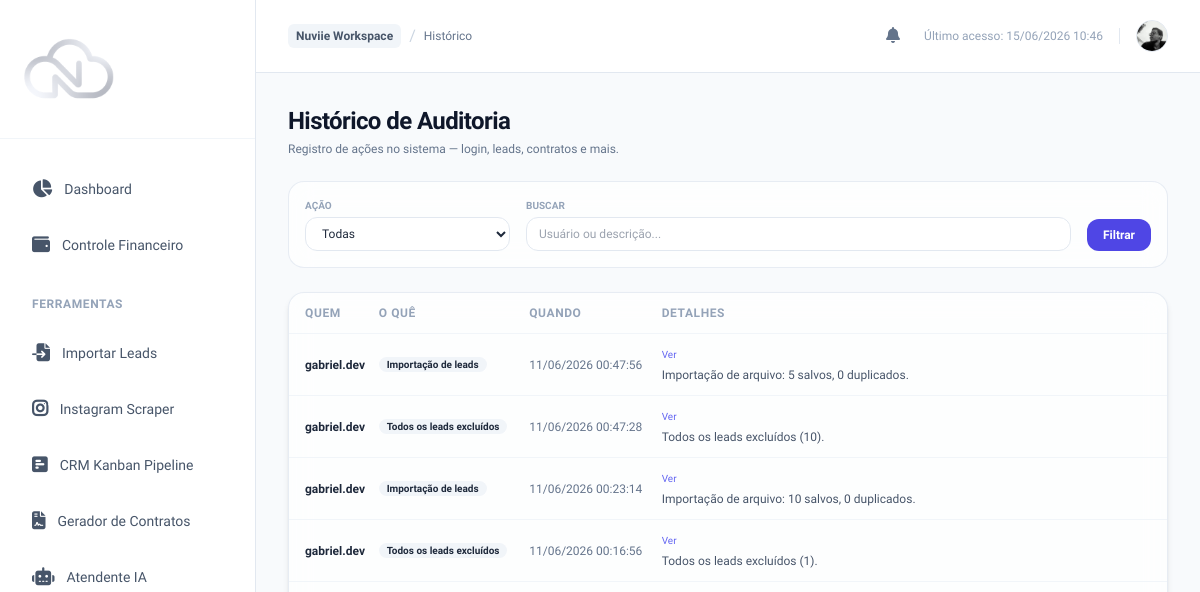
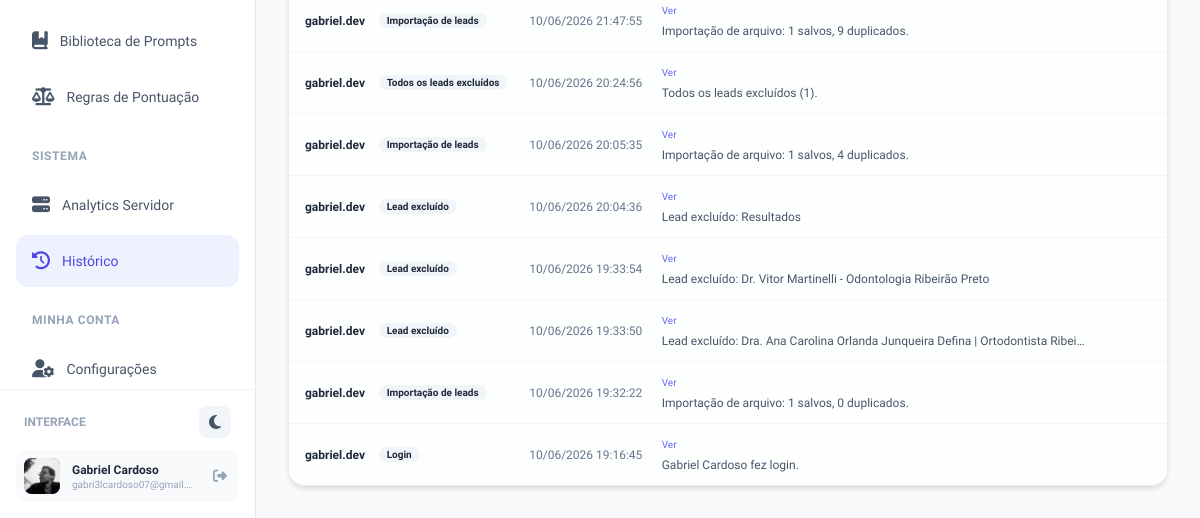
The page /audit/history/ (signed in) on the database as committed earlier (2 pictures, top to bottom).
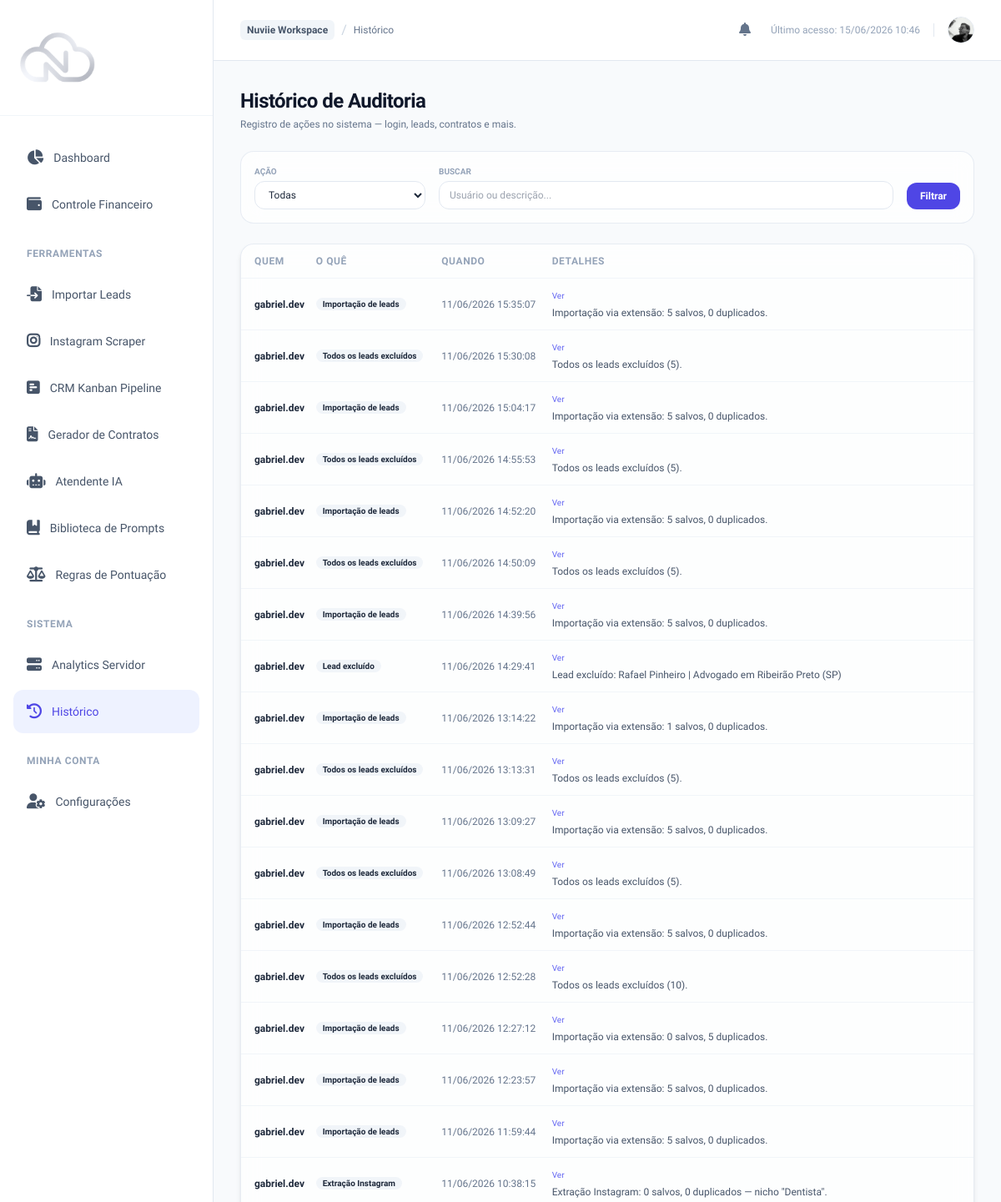
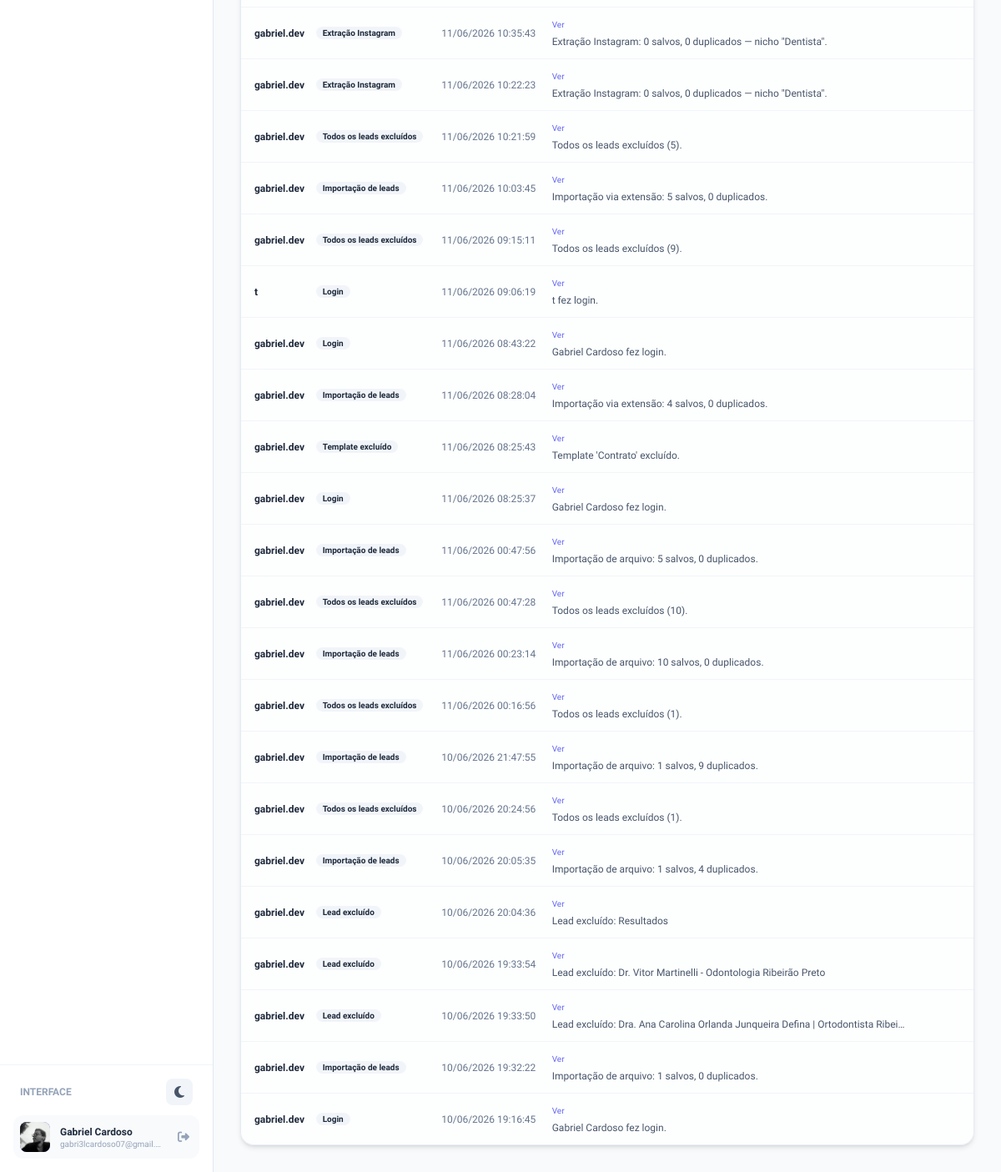
The same page on the database as committed later (2 pictures, top to bottom).
### audit/models.py (models this page shows, shortened)
class ActivityLog(models.Model):
    ACTION_CHOICES = [
        ('login', 'Login'),
        ('logout', 'Logout'),
        ('register', 'Cadastro'),
        ('face_register', 'Cadastro facial'),
        ('lead_create', 'Lead criado'),
        ('lead_update', 'Lead atualizado'),
        ('lead_delete', 'Lead excluído'),
        ('lead_bulk_delete', 'Leads excluídos em massa'),
        ('lead_delete_all', 'Todos os leads excluídos'),
        ('lead_import', 'Importação de leads'),
        ('lead_export', 'Exportação de leads'),
        ('instagram_scrape', 'Extração Instagram'),
        ('contract_template_upload', 'Template de contrato enviado'),
        ('contract_template_delete', 'Template excluído'),
        ('contract_generate', 'Contrato gerado'),
        ('contract_download', 'Contrato baixado'),
        ('contract_delete', 'Contrato excluído'),
    ]
    user = models.ForeignKey(
        settings.AUTH_USER_MODEL,
        on_delete=models.SET_NULL,
        null=True,
        blank=True,
        related_name='activity_logs',
    )
    action = models.CharField(max_length=50, choices=ACTION_CHOICES)
    entity_type = models.CharField(max_length=50, blank=True, null=True)
    entity_id = models.CharField(max_length=64, blank=True, null=True)
    description = models.TextField()
    metadata = models.JSONField(default=dict, blank=True)
    ip_address = models.GenericIPAddressField(null=True, blank=True)
    created_at = models.DateTimeField(auto_now_add=True)
    class Meta:
        ordering = ['-created_at']
        indexes = [
            models.Index(fields=['-created_at']),
            models.Index(fields=['action']),
            models.Index(fields=['user', '-created_at']),
        ]

### authentication/models.py (models this page shows, shortened)
class CustomUser(AbstractUser):
    email = models.EmailField(unique=True)
    phone_number = models.CharField(max_length=20, blank=True, null=True, unique=True)
    profile_picture = models.ImageField(upload_to='profile_pics/', blank=True, null=True)
    whatsapp_otp = models.CharField(max_length=6, blank=True, null=True)
    whatsapp_otp_created_at = models.DateTimeField(blank=True, null=True)
    face_encoding = models.BinaryField(null=True, blank=True)
    face_login_enabled = models.BooleanField(default=False)
    USERNAME_FIELD = 'email'
    REQUIRED_FIELDS = ['username']

### audit/views.py (the view)
# urls.py: path('history/', views.history_view, name='audit_history'),
@login_required
def history_view(request):
    qs = ActivityLog.objects.select_related('user').all()
    action = request.GET.get('action', '').strip()
    search = request.GET.get('search', '').strip()
    if action:
        qs = qs.filter(action=action)
    if search:
        qs = qs.filter(
            Q(description__icontains=search)
            | Q(user__username__icontains=search)
            | Q(user__email__icontains=search)
        )
    paginator = Paginator(qs, 50)
    page = paginator.get_page(request.GET.get('page'))
    return render(request, 'audit/history.html', {
        'current_page': 'audit_history',
        'logs': page,
        'action_choices': ActivityLog.ACTION_CHOICES,
        'selected_action': action,
        'search': search,
    })

### templates/audit/history.html (shortened to what this page needs)
{% extends 'base.html' %}
{% block content %}
<div class="space-y-6">
    <div>
        <h1 class="text-2xl font-bold tracking-tight text-slate-900 dark:text-white">Histórico de Auditoria</h1>
        <p class="text-xs text-slate-500 dark:text-slate-400 mt-1">Registro de ações no sistema — login, leads, contratos e mais.</p>
    </div>
    <form method="GET" class="glass-panel rounded-2xl p-4 flex flex-wrap items-end gap-4">
        <div>
            <label class="block text-[10px] font-semibold text-slate-400 uppercase mb-1">Ação</label>
            <select name="action" class="bg-white dark:bg-slate-900 border border-slate-200 dark:border-slate-800 rounded-xl px-3 py-2 text-xs">
                <option value="">Todas</option>
            </select>
        </div>
        <div class="flex-1 min-w-[200px]">
            <label class="block text-[10px] font-semibold text-slate-400 uppercase mb-1">Buscar</label>
            <input type="text" name="search" value="{{ search }}" placeholder="Usuário ou descrição..."
                   class="w-full bg-white dark:bg-slate-900 border border-slate-200 dark:border-slate-800 rounded-xl px-3 py-2 text-xs">
        </div>
        <button type="submit" class="px-4 py-2 bg-indigo-600 hover:bg-indigo-700 text-white rounded-xl text-xs font-semibold">Filtrar</button>
    </form>
    <div class="glass-panel rounded-2xl overflow-hidden shadow-md">
        <div class="overflow-x-auto">
            <table class="w-full text-left text-xs">
                <thead>
                    <tr class="text-slate-400 uppercase tracking-wider font-semibold border-b border-slate-100 dark:border-slate-800">
                        <th class="py-3 pl-4">Quem</th>
                        <th class="py-3">O quê</th>
                        <th class="py-3">Quando</th>
                        <th class="py-3 pr-4">Detalhes</th>
                    </tr>
                </thead>
                <tbody class="divide-y divide-slate-100 dark:divide-slate-800/40">
                    {% for log in logs %}
                    <tr class="hover:bg-slate-50/40 dark:hover:bg-slate-800/20" x-data="{ open: false }">
                        <td class="py-3 pl-4 font-semibold text-slate-800 dark:text-slate-200">
                            {{ log.user.username|default:"Sistema" }}
                        </td>
                        <td class="py-3">
                            <span class="px-2 py-0.5 rounded-full bg-slate-100 dark:bg-slate-800 text-[10px] font-bold">{{ log.get_action_display }}</span>
                        </td>
                        <td class="py-3 text-slate-500">{{ log.created_at|date:"d/m/Y H:i:s" }}</td>
                        <td class="py-3 pr-4">
                            <button @click="open = !open" class="text-indigo-500 hover:underline text-[10px]">Ver</button>
                            <p class="text-slate-600 dark:text-slate-400 mt-1" x-show="!open">{{ log.description|truncatechars:80 }}</p>
                        </td>
                    </tr>
                    {% empty %}
                    <tr>
                        <td colspan="4" class="py-12 text-center text-slate-400">Nenhum registro encontrado.</td>
                    </tr>
                    {% endfor %}
                </tbody>
            </table>
        </div>
    </div>
</div>
{% endblock %}

Rows that differ between the two databases and show on the page:
added ActivityLog: user.username "gabriel.dev", action "Importação de leads", created_at "11/06/2026 15:35:07", description "Importação via extensão: 5 salvos, 0 duplicados."
added ActivityLog: user.username "gabriel.dev", action "Todos os leads excluídos", created_at "11/06/2026 15:30:08", description "Todos os leads excluídos (5)."
added ActivityLog: user.username "gabriel.dev", action "Importação de leads", created_at "11/06/2026 15:04:17", description "Importação via extensão: 5 salvos, 0 duplicados."
added ActivityLog: user.username "gabriel.dev", action "Todos os leads excluídos", created_at "11/06/2026 14:55:53", description "Todos os leads excluídos (5)."
added ActivityLog: user.username "gabriel.dev", action "Importação de leads", created_at "11/06/2026 14:52:20", description "Importação via extensão: 5 salvos, 0 duplicados."
added ActivityLog: user.username "gabriel.dev", action "Todos os leads excluídos", created_at "11/06/2026 14:50:09", description "Todos os leads excluídos (5)."
added ActivityLog: user.username "gabriel.dev", action "Importação de leads", created_at "11/06/2026 14:39:56", description "Importação via extensão: 5 salvos, 0 duplicados."
added ActivityLog: user.username "gabriel.dev", action "Lead excluído", created_at "11/06/2026 14:29:41", description "Lead excluído: Rafael Pinheiro | Advogado em Ribeirão Preto (SP)"
added ActivityLog: user.username "gabriel.dev", action "Importação de leads", created_at "11/06/2026 13:14:22", description "Importação via extensão: 1 salvos, 0 duplicados."
added ActivityLog: user.username "gabriel.dev", action "Todos os leads excluídos", created_at "11/06/2026 13:13:31", description "Todos os leads excluídos (5)."
added ActivityLog: user.username "gabriel.dev", action "Importação de leads", created_at "11/06/2026 13:09:27", description "Importação via extensão: 5 salvos, 0 duplicados."
added ActivityLog: user.username "gabriel.dev", action "Todos os leads excluídos", created_at "11/06/2026 13:08:49", description "Todos os leads excluídos (5)."
added ActivityLog: user.username "gabriel.dev", action "Importação de leads", created_at "11/06/2026 12:52:44", description "Importação via extensão: 5 salvos, 0 duplicados."
added ActivityLog: user.username "gabriel.dev", action "Todos os leads excluídos", created_at "11/06/2026 12:52:28", description "Todos os leads excluídos (10)."
added ActivityLog: user.username "gabriel.dev", action "Importação de leads", created_at "11/06/2026 12:27:12", description "Importação via extensão: 0 salvos, 5 duplicados."
added ActivityLog: user.username "gabriel.dev", action "Importação de leads", created_at "11/06/2026 12:23:57", description "Importação via extensão: 5 salvos, 0 duplicados."
added ActivityLog: user.username "gabriel.dev", action "Importação de leads", created_at "11/06/2026 11:59:44", description "Importação via extensão: 5 salvos, 0 duplicados."
added ActivityLog: user.username "gabriel.dev", action "Extração Instagram", created_at "11/06/2026 10:38:15", description "Extração Instagram: 0 salvos, 0 duplicados — nicho \"Dentista\"."
added ActivityLog: user.username "gabriel.dev", action "Extração Instagram", created_at "11/06/2026 10:35:43", description "Extração Instagram: 0 salvos, 0 duplicados — nicho \"Dentista\"."
added ActivityLog: user.username "gabriel.dev", action "Extração Instagram", created_at "11/06/2026 10:22:23", description "Extração Instagram: 0 salvos, 0 duplicados — nicho \"Dentista\"."
added ActivityLog: user.username "gabriel.dev", action "Todos os leads excluídos", created_at "11/06/2026 10:21:59", description "Todos os leads excluídos (5)."
added ActivityLog: user.username "gabriel.dev", action "Importação de leads", created_at "11/06/2026 10:03:45", description "Importação via extensão: 5 salvos, 0 duplicados."
added ActivityLog: user.username "gabriel.dev", action "Todos os leads excluídos", created_at "11/06/2026 09:15:11", description "Todos os leads excluídos (9)."
added ActivityLog: user.username "t", action "Login", created_at "11/06/2026 09:06:19", description "t fez login."
added ActivityLog: user.username "gabriel.dev", action "Login", created_at "11/06/2026 08:43:22", description "Gabriel Cardoso fez login."
added ActivityLog: user.username "gabriel.dev", action "Importação de leads", created_at "11/06/2026 08:28:04", description "Importação via extensão: 4 salvos, 0 duplicados."
added ActivityLog: user.username "gabriel.dev", action "Template excluído", created_at "11/06/2026 08:25:43", description "Template 'Contrato' excluído."
added ActivityLog: user.username "gabriel.dev", action "Login", created_at "11/06/2026 08:25:37", description "Gabriel Cardoso fez login."
